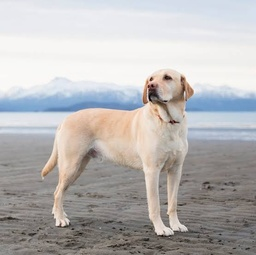
#> input picture image.jpg, 256 x 255 px, shrunk from 555 x 553 before the run
$ jupyter execute --allow-errors filter.ipynb
#> lines starting #> are read from the running program, lines starting #| are printed output that depends on the picture
[cell 1]
import cv2
import numpy as np
import matplotlib.pyplot as plt

print("OpenCV Version:", cv2.__version__)
print("NumPy Version :", np.__version__)

[cell 2]
image = cv2.imread('image.jpg')
#> image is the input picture: shape (255, 256, 3); mean B, G, R 180.9, 181.4, 183.7
plt.imshow(image)
plt.show()

[cell 3]
image = cv2.imread('image.jpg' , cv2.IMREAD_GRAYSCALE)
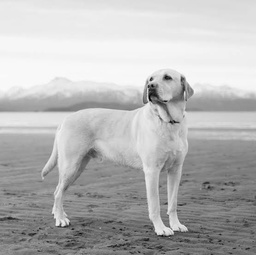
#> image: shape (255, 256); min 0, max 255, mean 182
plt.imshow(image, cmap='gray')
plt.show()

[cell 4]
def add_salt_and_pepper_noise(image, probability):
#> called with probability = 0.2
    noisy = image.copy()

    random = np.random.rand(*image.shape)

    noisy[random < (probability / 2)] = 0  # Pepper noise
    noisy[random > 1 - (probability / 2)] = 255  # Salt noise
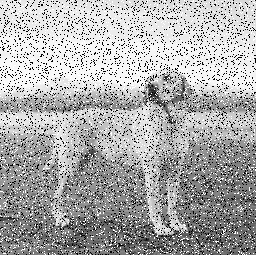
#> noisy: shape (255, 256); min 0, max 255, mean 170.5

    return noisy

[cell 5]
prob = 0.2
noisy_image = add_salt_and_pepper_noise(image, prob)
plt.imshow(noisy_image, cmap='gray')
plt.title(f'Salt and Pepper Noise (probability={prob})')
plt.show()

[cell 6]
# Removing Salt and Pepper Noise using Median Filter

def remove_salt_and_pepper_noise(image, kernel_size):
    denoised = cv2.medianBlur(image, kernel_size)
    return denoised

#plotting image after removing noise
#> (the rest of this cell did not finish here and is left out)

[cell 7]
# Removing Salt and Pepper Noise using Mean Filter

def remove_salt_and_pepper_noise(image, kernel_size):
    denoised = cv2.blur(image, (kernel_size, kernel_size))
    return denoised

#plotting image after removing noise
#> (the rest of this cell did not finish here and is left out)

[cell 8]
# Removing Salt and Pepper Noise using Median Filter + Stride

def remove_salt_and_pepper_noise(image, kernel_size,stride=1):
    denoised = cv2.medianBlur(image, kernel_size)

    if stride > 1:
        denoised = denoised[::stride, ::stride]

    return denoised

#plotting image after removing noise
stride_value = 2
#> (the rest of this cell did not finish here and is left out)

[cell 9]
#Median filter with reflection padding and stride

def median_filter(image, kernel_size, stride=1):

#> called with kernel_size = 3, stride = 1
    h,w = image.shape
#> h = 255; w = 256
    pad = kernel_size // 2 #absolute division by 2 , answer returns integer (floor division)
    padded_image = np.pad(image, pad, mode='reflect')
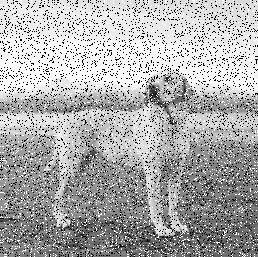
#> padded_image: shape (257, 258); min 0, max 255, mean 170.4

    # Output dimensions
    out_h = ((h - kernel_size) // stride) + 1
#> out_h = 253
    out_w = ((w - kernel_size) // stride) + 1
#> out_w = 254

    output = np.zeros((out_h, out_w), dtype=image.dtype)

    # Mean filtering with stride
    for i in range(out_h):
        for j in range(out_w):
            window = padded_image[i*stride : i*stride + kernel_size, j*stride : j*stride + kernel_size]
            output[i, j] = np.median(window)

    return output

[cell 10]
#Mean filter with reflection padding and stride

def mean_filter(image, kernel_size, stride=1):

#> called with kernel_size = 3, stride = 1
    h,w = image.shape
#> h = 255; w = 256
    pad = kernel_size // 2 #absolute division by 2 , answer returns integer (floor division)
    padded_image = np.pad(image, pad, mode='reflect')

    # Output dimensions
    out_h = ((h - kernel_size) // stride) + 1
#> out_h = 253
    out_w = ((w - kernel_size) // stride) + 1
#> out_w = 254

    output = np.zeros((out_h, out_w), dtype=image.dtype)

    # Mean filtering with stride
    for i in range(out_h):
        for j in range(out_w):
            window = padded_image[i*stride : i*stride + kernel_size, j*stride : j*stride + kernel_size]
            output[i, j] = np.mean(window)

    return output

[cell 11]
medianfilter_image = median_filter(noisy_image, kernel_size=3, stride=1)
meanfilter_image = mean_filter(noisy_image, kernel_size=3, stride=1)

plt.figure(figsize=(12, 6))
plt.subplot(1, 2, 1)
plt.imshow(medianfilter_image, cmap='gray')
plt.title("Median Filtered Image (Kernel 3x3 , Stride 1)")
plt.axis('off')

plt.subplot(1, 2, 2)
plt.imshow(meanfilter_image, cmap='gray')
plt.title("Mean Filtered Image (Kernel 3x3 , Stride 1)")
plt.axis('off')
plt.show()

1) Varying Kernel Size

[cell 12]
k3 = median_filter(noisy_image, kernel_size=3, stride=1)
k5 = median_filter(noisy_image, kernel_size=5, stride=1)
#> call 3 of median_filter, with kernel_size = 5, stride = 1
#> in median_filter (call 3), `padded_image = np.pad(image, pad, mode='reflect')`:
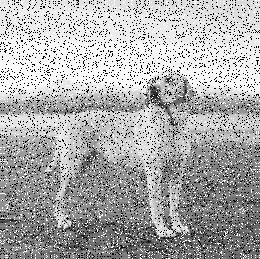
#> padded_image: shape (259, 260); min 0, max 255, mean 170.3
k7 = median_filter(noisy_image, kernel_size=7, stride=1)
#> call 4 of median_filter, with kernel_size = 7, stride = 1
#> in median_filter (call 4), `padded_image = np.pad(image, pad, mode='reflect')`:
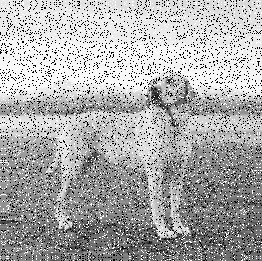
#> padded_image: shape (261, 262); min 0, max 255, mean 170.2

k33 = mean_filter(noisy_image, kernel_size=3, stride=1)
k55 = mean_filter(noisy_image, kernel_size=5, stride=1)
k77 = mean_filter(noisy_image, kernel_size=7, stride=1)
#> call 4 of mean_filter, with kernel_size = 7, stride = 1
#> after the loop in mean_filter (call 4), `for i in range(out_h):`:
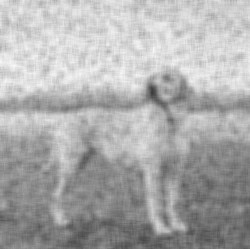
#> output: shape (249, 250); min 59, max 249, mean 171.5

plt.figure(figsize=(12, 8))
plt.subplot(2, 3, 1)
plt.imshow(k3, cmap='gray')
plt.title("Median Filter (Kernel 3x3)")
plt.axis('off')
plt.subplot(2, 3, 2)
plt.imshow(k5, cmap='gray')
plt.title("Median Filter (Kernel 5x5)")
plt.axis('off')
plt.subplot(2, 3, 3)
plt.imshow(k7, cmap='gray')
plt.title("Median Filter (Kernel 7x7)")
plt.axis('off')

plt.subplot(2, 3, 4)
plt.imshow(k33, cmap='gray')
plt.title("Mean Filter (Kernel 3x3)")
plt.axis('off')
plt.subplot(2, 3, 5)
plt.imshow(k55, cmap='gray')
plt.title("Mean Filter (Kernel 5x5)")
plt.axis('off')
plt.subplot(2, 3, 6)
plt.imshow(k77, cmap='gray')
plt.title("Mean Filter (Kernel 7x7)")
plt.axis('off')

plt.show()

2) Varying Stride Size

[cell 13]
s1 = median_filter(noisy_image, kernel_size=3, stride=1)
s2 = median_filter(noisy_image, kernel_size=3, stride=2)
#> after the loop in median_filter (call 6), `for i in range(out_h):`:
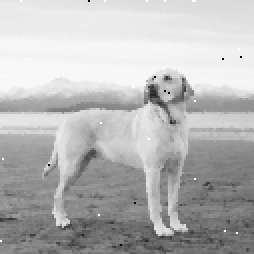
#> output: shape (127, 127) (shown 2 times larger); min 0, max 255, mean 182.7
s3 = median_filter(noisy_image, kernel_size=3, stride=3)
#> after the loop in median_filter (call 7), `for i in range(out_h):`:
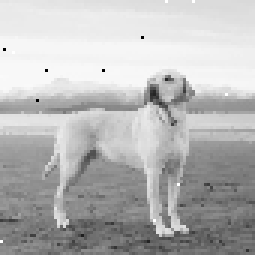
#> output: shape (85, 85) (shown 3 times larger); min 0, max 255, mean 182.5

s11 = mean_filter(noisy_image, kernel_size=3, stride=1)
s22 = mean_filter(noisy_image, kernel_size=3, stride=2)
#> after the loop in mean_filter (call 6), `for i in range(out_h):`:
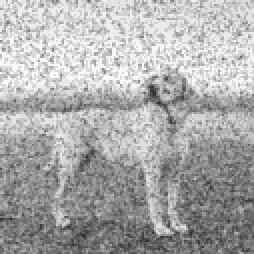
#> output: shape (127, 127) (shown 2 times larger); min 35, max 251, mean 170.8
s33 = mean_filter(noisy_image, kernel_size=3, stride=3)
#> after the loop in mean_filter (call 7), `for i in range(out_h):`:
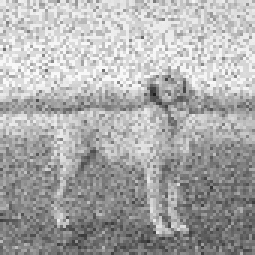
#> output: shape (85, 85) (shown 3 times larger); min 29, max 251, mean 170.5

plt.figure(figsize=(12, 8))
plt.subplot(2, 3, 1)
plt.imshow(s1, cmap='gray')
plt.title(f"Median Filter (Stride 1) \n Shape {s1.shape}")
plt.axis('off')
plt.subplot(2, 3, 2)
plt.imshow(s2, cmap='gray')
plt.title(f"Median Filter (Stride 2) \n Shape {s2.shape}")
plt.axis('off')
plt.subplot(2, 3, 3)
plt.imshow(s3, cmap='gray')
plt.title(f"Median Filter (Stride 3) \n Shape {s3.shape}")
plt.axis('off')

plt.subplot(2, 3, 4)
plt.imshow(s11, cmap='gray')
plt.title(f"Mean Filter (Stride 1) \n Shape {s11.shape}")
plt.axis('off')
plt.subplot(2, 3, 5)
plt.imshow(s22, cmap='gray')
plt.title(f"Mean Filter (Stride 2) \n Shape {s22.shape}")
plt.axis('off')
plt.subplot(2, 3, 6)
plt.imshow(s33, cmap='gray')
plt.title(f"Mean Filter (Stride 3) \n Shape {s33.shape}")
plt.axis('off')
plt.show()
